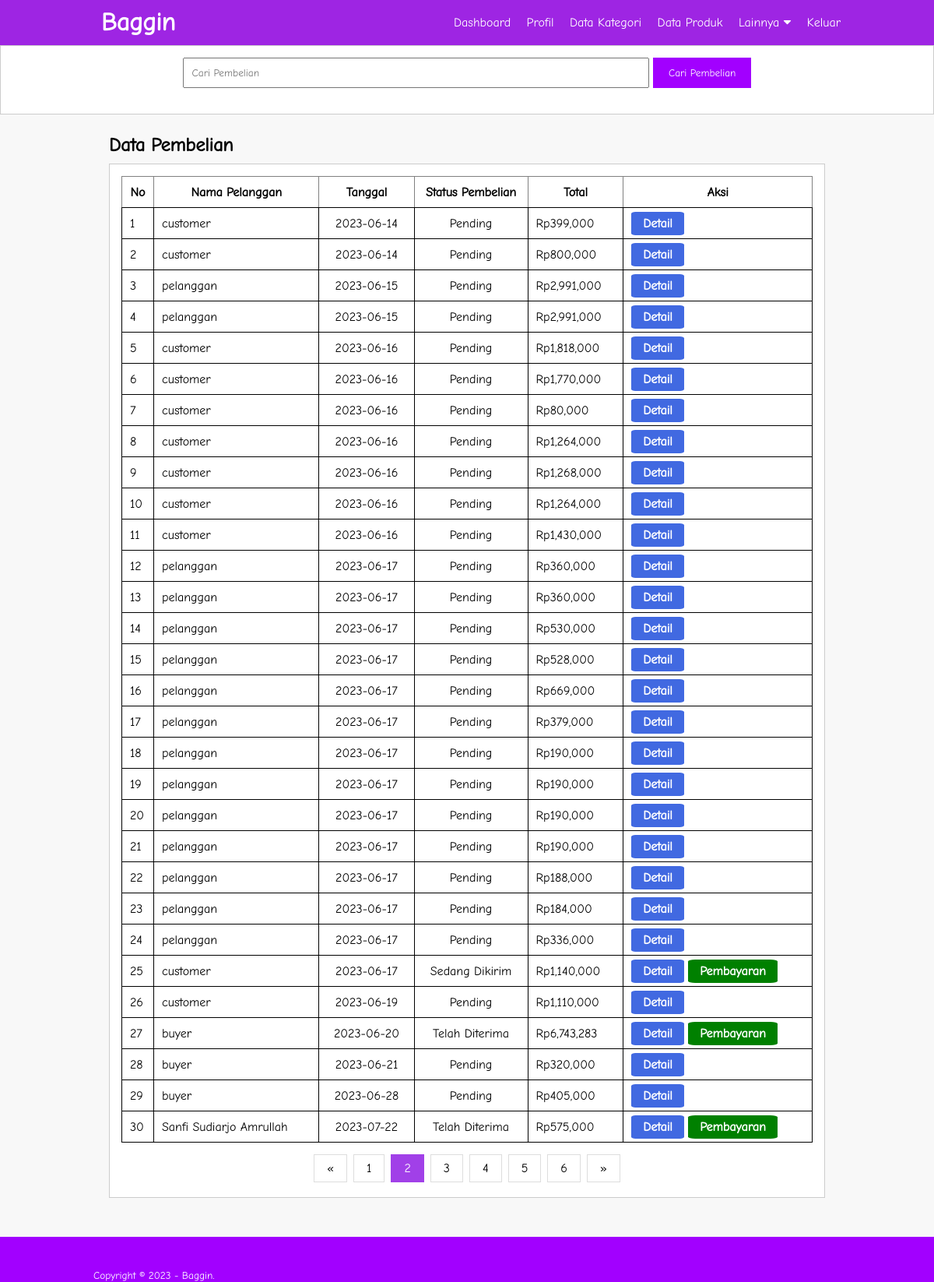
The page /admin/data-pembelian.php (signed in) on the database its author committed.
### tables this page shows
CREATE TABLE `tb_purchase` (
  `purchase_id` int(11) NOT NULL,
  `customer_id` int(11) NOT NULL,
  `shipping_id` int(11) NOT NULL,
  `purchase_date` date NOT NULL,
  `purchase_total` int(11) NOT NULL,
  `shipping_service` varchar(20) NOT NULL,
  `shipping_rates` int(11) NOT NULL,
  `shipping_address` text NOT NULL,
  `purchase_state` varchar(100) NOT NULL DEFAULT 'Pending',
  `shipping_receipt` varchar(50) NOT NULL
);

CREATE TABLE `tb_customer` (
  `customer_id` int(11) NOT NULL,
  `customer_email` varchar(50) NOT NULL,
  `customer_pass` varchar(100) NOT NULL,
  `customer_name` varchar(50) NOT NULL,
  `customer_telp` varchar(20) NOT NULL,
  `customer_address` text NOT NULL
);

### admin/data-pembelian.php (the view, shortened to what this page needs)
<?php
	include '../db.php';
?>
<!DOCTYPE html>
<html>
<head>
	<link rel="stylesheet" type="text/css" href="../css/style.css">
	<link rel="stylesheet" href="https://cdnjs.cloudflare.com/ajax/libs/font-awesome/5.13.0/css/all.min.css">
</head>
<body>
	<header>
		<div class="container">
		<h1><a href="dashboard.php">Baggin</a></abbr></h1>
		<ul>
			<li><a href="dashboard.php">Dashboard</a></li>
			<li><a href="profil.php">Profil</a></li>
			<li><a href="data-kategori.php">Data Kategori</a></li>
			<li><a href="data-produk.php">Data Produk</a></li>
			<li class="dropdown"><a href="" class="dropbtn">Lainnya<i class="fas fa-caret-down" style="padding-left: 5px;"></i></a>
			</li>
			<li><a href="logout.php">Keluar</a></li>
		</ul>
		</div>
	</header>
	<div class="search">
		<div class="container">
			<form action="data-pembelian.php" method="GET">
				<input type="text" name="search" placeholder="Cari Pembelian">
				<input type="submit" name="cari" value="Cari Pembelian">
			</form><br>
		</div>
	</div>
	<div class="section">
		<div class="container">
			<h2>Data Pembelian</h2>
			<div class="box">
				<table border="1" cellspacing="0" class="table">
					<thead>
						<tr>
							<th width="40px">No</th>
							<th>Nama Pelanggan</th>
							<th>Tanggal</th>
							<th>Status Pembelian</th>
							<th>Total</th>
							<th>Aksi</th>
						</tr>
					</thead>
					<tbody>
						<?php
						if(isset($_GET['search'])) {
							$search = $_GET['search'];
							$pembelian = mysqli_query($conn, "SELECT * FROM tb_purchase JOIN tb_customer ON tb_purchase.customer_id=tb_customer.customer_id WHERE customer_name LIKE '%".$search."%' OR purchase_state LIKE '%".$search."%' ");
						}else{
							$pembelian = mysqli_query($conn, "SELECT * FROM tb_purchase JOIN tb_customer ON tb_purchase.customer_id=tb_customer.customer_id");
						}
							$no = 1;
							if(mysqli_num_rows($pembelian) > 0) {
							while($row = mysqli_fetch_array($pembelian)){
						?>
						<tr>
							<td><?php echo $no++ ?></td>
							<td><?php echo $row['customer_name'] ?></td>
							<td align="center"><?php echo $row['purchase_date'] ?></td>
							<td align="center"><?php echo $row['purchase_state'] ?></td>
							<td>Rp<?php echo number_format($row['purchase_total']) ?></td>
							<td>
								<a href="detail-pembelian.php?id=<?php echo $row['purchase_id'] ?>" class="btn-button" style="background-color: royalblue;">Detail</a>
								<?php if($row['purchase_state'] !== 'Pending'): ?>
									<a href="detail-pembayaran.php?id=<?php echo $row['purchase_id'] ?>" class="btn-button" style="background-color: green;">Pembayaran</a>
								<?php endif ?>
							</td>
						</tr>
						<?php }}else{ ?>
							<tr>
								<td colspan="5" align="center">Tidak ada data</td>
							</tr>
						<?php } ?>
					</tbody>
				</table>
				<div class="center">
					<div class="pagination">
						<a href="#">&laquo;</a>
						<a href="#">1</a>
						<a href="#" class="active">2</a>
						<a href="#">3</a>
						<a href="#">4</a>
						<a href="#">5</a>
						<a href="#">6</a>
						<a href="#">&raquo;</a>
	  				</div>
  				</div>
			</div>
		</div>
	</div>
	<footer>
		<div class="container">
			<small>Copyright &copy; 2023 - Baggin.</small>
		</div>
	</footer>
</body>
</html>

### css/style.css (style rules this page uses)
* { padding: 0; margin: 0; font-family: 'Comic Neue', cursive; }
body { background-color: #f8f8f8; }
a { color: inherit; text-decoration: none; }
.btn-button { padding: 6px 15px; width: 100%; color: white; font-weight: bold; border: none; cursor: pointer; border-radius: 8%; }
header { background-color: #9E25E3; color: #fff; }
header h1 { float: left; padding: 10px; }
header ul { float: right; }
header ul li { display: inline-block; }
header ul li a { padding: 20px 0 20px 15px; display: inline-block; }
.container { width: 80%; margin: 0 auto; }
.container:after { content: ''; display: block; clear: both; }
.section { padding: 25px; }
.box { background-color: #FFF; border: 1px solid #CCC; padding: 15px; box-sizing: border-box; margin: 10px 0 25px 0; }
.box:after { content: ''; display: block; clear: both; }
table { width: 100%; border-collapse: collapse; }
table tr { height: 40px; }
table tr td { padding: 5px 10px; }
.horizontal th, td { border: 1px solid black; border-collapse: collapse; }
header ul li a, .dropbtn { display: inline-block; color: white; text-align: center; text-decoration: none; }
li.dropdown { display: inline-block; }
.center { text-align: center; }
.pagination { display: inline-block; margin-top: 15px; }
.pagination a { color: black; float: left; padding: 8px 16px; text-decoration: none; transition: background-color .3s; border: 1px solid #ddd; margin: 0 4px; }
.pagination a.active { background-color: #A140E8; color: white; border: 1px solid #A140E8; }
.search { padding: 15px 0; background-color: #FFF; border: 1px solid #CCC; text-align: center; }
.search input[type=text] { width: 60%; padding: 10px; }
.search input[type=submit] { padding: 12px 20px; background-color: #A200FF; color: #FFF; border: none; cursor: pointer; }
footer { bottom: 0; left: 0; right: 0; background-color: #A200FF; height: auto; padding-top: 40px; color: #fff; }

### rows shown on the page
tb_purchase: customer.customer_name "customer", purchase_date "2023-06-14", purchase_state "Pending", purchase_total "399,000"
tb_purchase: customer.customer_name "customer", purchase_date "2023-06-14", purchase_state "Pending", purchase_total "800,000"
tb_purchase: customer.customer_name "pelanggan", purchase_date "2023-06-15", purchase_state "Pending", purchase_total "2,991,000"
tb_purchase: customer.customer_name "pelanggan", purchase_date "2023-06-15", purchase_state "Pending", purchase_total "2,991,000"
tb_purchase: customer.customer_name "customer", purchase_date "2023-06-16", purchase_state "Pending", purchase_total "1,818,000"
tb_purchase: customer.customer_name "customer", purchase_date "2023-06-16", purchase_state "Pending", purchase_total "1,770,000"
tb_purchase: customer.customer_name "customer", purchase_date "2023-06-16", purchase_state "Pending", purchase_total "80,000"
tb_purchase: customer.customer_name "customer", purchase_date "2023-06-16", purchase_state "Pending", purchase_total "1,264,000"
tb_purchase: customer.customer_name "customer", purchase_date "2023-06-16", purchase_state "Pending", purchase_total "1,268,000"
tb_purchase: customer.customer_name "customer", purchase_date "2023-06-16", purchase_state "Pending", purchase_total "1,264,000"
tb_purchase: customer.customer_name "customer", purchase_date "2023-06-16", purchase_state "Pending", purchase_total "1,430,000"
tb_purchase: customer.customer_name "pelanggan", purchase_date "2023-06-17", purchase_state "Pending", purchase_total "360,000"
tb_purchase: customer.customer_name "pelanggan", purchase_date "2023-06-17", purchase_state "Pending", purchase_total "360,000"
tb_purchase: customer.customer_name "pelanggan", purchase_date "2023-06-17", purchase_state "Pending", purchase_total "530,000"
tb_purchase: customer.customer_name "pelanggan", purchase_date "2023-06-17", purchase_state "Pending", purchase_total "528,000"
tb_purchase: customer.customer_name "pelanggan", purchase_date "2023-06-17", purchase_state "Pending", purchase_total "669,000"
tb_purchase: customer.customer_name "pelanggan", purchase_date "2023-06-17", purchase_state "Pending", purchase_total "379,000"
tb_purchase: customer.customer_name "pelanggan", purchase_date "2023-06-17", purchase_state "Pending", purchase_total "190,000"
tb_purchase: customer.customer_name "pelanggan", purchase_date "2023-06-17", purchase_state "Pending", purchase_total "190,000"
tb_purchase: customer.customer_name "pelanggan", purchase_date "2023-06-17", purchase_state "Pending", purchase_total "190,000"
tb_purchase: customer.customer_name "pelanggan", purchase_date "2023-06-17", purchase_state "Pending", purchase_total "190,000"
tb_purchase: customer.customer_name "pelanggan", purchase_date "2023-06-17", purchase_state "Pending", purchase_total "188,000"
tb_purchase: customer.customer_name "pelanggan", purchase_date "2023-06-17", purchase_state "Pending", purchase_total "184,000"
tb_purchase: customer.customer_name "pelanggan", purchase_date "2023-06-17", purchase_state "Pending", purchase_total "336,000"
tb_purchase: customer.customer_name "customer", purchase_date "2023-06-17", purchase_state "Sedang Dikirim", purchase_total "1,140,000"
tb_purchase: customer.customer_name "customer", purchase_date "2023-06-19", purchase_state "Pending", purchase_total "1,110,000"
tb_purchase: customer.customer_name "buyer", purchase_date "2023-06-20", purchase_state "Telah Diterima", purchase_total "6,743,283"
tb_purchase: customer.customer_name "buyer", purchase_date "2023-06-21", purchase_state "Pending", purchase_total "320,000"
tb_purchase: customer.customer_name "buyer", purchase_date "2023-06-28", purchase_state "Pending", purchase_total "405,000"
tb_purchase: customer.customer_name "Sanfi Sudiarjo Amrullah", purchase_date "2023-07-22", purchase_state "Telah Diterima", purchase_total "575,000"
